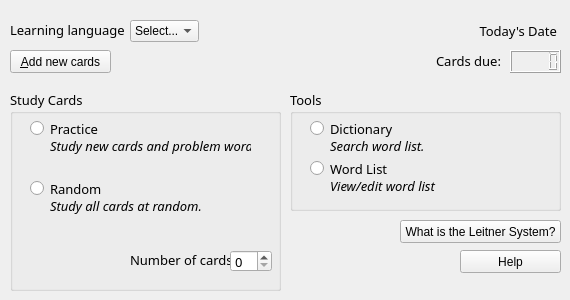
    <widget class="QWidget" name="page">
     <widget class="QComboBox" name="comboBox">
      <property name="geometry">
       <rect>
        <x>130</x>
        <y>20</y>
        <width>69</width>
        <height>22</height>
       </rect>
      </property>
      <item>
       <property name="text">
        <string>Select...</string>
       </property>
      </item>
      <item>
       <property name="text">
        <string>German</string>
       </property>
      </item>
      <item>
       <property name="text">
        <string>Spanish</string>
       </property>
      </item>
      <item>
       <property name="text">
        <string>French</string>
       </property>
      </item>
      <item>
       <property name="text">
        <string>Italian</string>
       </property>
      </item>
      <item>
       <property name="text">
        <string>Portuguese</string>
       </property>
      </item>
     </widget>
     <widget class="QLabel" name="label_2">
      <property name="geometry">
       <rect>
        <x>10</x>
        <y>20</y>
        <width>121</width>
        <height>20</height>
       </rect>
      </property>
      <property name="font">
       <font>
        <family>Andalus</family>
        <pointsize>10</pointsize>
       </font>
      </property>
      <property name="text">
       <string>Learning language</string>
      </property>
     </widget>
     <widget class="QLabel" name="todaysDateL">
      <property name="geometry">
       <rect>
        <x>436</x>
        <y>20</y>
        <width>121</width>
        <height>21</height>
       </rect>
      </property>
      <property name="font">
       <font>
        <family>Andalus</family>
        <pointsize>10</pointsize>
       </font>
      </property>
      <property name="text">
       <string>Today's Date</string>
      </property>
      <property name="alignment">
       <set>Qt::AlignRight|Qt::AlignTrailing|Qt::AlignVCenter</set>
      </property>
     </widget>
     <widget class="QPushButton" name="AddCardButton">
      <property name="geometry">
       <rect>
        <x>10</x>
        <y>50</y>
        <width>101</width>
        <height>23</height>
       </rect>
      </property>
      <property name="text">
       <string>&amp;Add new cards</string>
      </property>
     </widget>
     <widget class="QLabel" name="label_4">
      <property name="geometry">
       <rect>
        <x>390</x>
        <y>50</y>
        <width>111</width>
        <height>21</height>
       </rect>
      </property>
      <property name="font">
       <font>
        <family>Andalus</family>
        <pointsize>10</pointsize>
       </font>
      </property>
      <property name="text">
       <string>Cards due:</string>
      </property>
      <property name="alignment">
       <set>Qt::AlignRight|Qt::AlignTrailing|Qt::AlignVCenter</set>
      </property>
     </widget>
     <widget class="QLCDNumber" name="CardsDueLCD">
      <property name="geometry">
       <rect>
        <x>510</x>
        <y>50</y>
        <width>51</width>
        <height>23</height>
       </rect>
      </property>
     </widget>
     <widget class="QGroupBox" name="MainStudy">
      <property name="geometry">
       <rect>
        <x>10</x>
        <y>90</y>
        <width>271</width>
        <height>201</height>
       </rect>
      </property>
      <property name="font">
       <font>
        <family>Andalus</family>
        <pointsize>10</pointsize>
       </font>
      </property>
      <property name="title">
       <string>Study Cards</string>
      </property>
      <widget class="QRadioButton" name="radioButton">
       <property name="geometry">
        <rect>
         <x>20</x>
         <y>30</y>
         <width>141</width>
         <height>17</height>
        </rect>
       </property>
       <property name="text">
        <string>Practice</string>
       </property>
      </widget>
      <widget class="QRadioButton" name="radioButton_2">
       <property name="geometry">
        <rect>
         <x>20</x>
         <y>90</y>
         <width>82</width>
         <height>17</height>
        </rect>
       </property>
       <property name="text">
        <string>Random</string>
       </property>
      </widget>
      <widget class="QLabel" name="label_5">
       <property name="geometry">
        <rect>
         <x>40</x>
         <y>40</y>
         <width>201</width>
         <height>31</height>
        </rect>
       </property>
       <property name="font">
        <font>
         <family>Andalus</family>
         <pointsize>10</pointsize>
         <italic>true</italic>
        </font>
       </property>
       <property name="text">
        <string>Study new cards and problem words.</string>
       </property>
      </widget>
      <widget class="QLabel" name="label_6">
       <property name="geometry">
        <rect>
         <x>40</x>
         <y>100</y>
         <width>201</width>
         <height>31</height>
        </rect>
       </property>
       <property name="font">
        <font>
         <family>Andalus</family>
         <pointsize>10</pointsize>
         <italic>true</italic>
        </font>
       </property>
       <property name="text">
        <string>Study all cards at random.</string>
       </property>
      </widget>
      <widget class="QLabel" name="label_7">
       <property name="geometry">
        <rect>
         <x>120</x>
         <y>160</y>
         <width>121</width>
         <height>20</height>
        </rect>
       </property>
       <property name="font">
        <font>
         <family>Andalus</family>
         <pointsize>10</pointsize>
        </font>
       </property>
       <property name="text">
        <string>Number of cards:</string>
       </property>
      </widget>
      <widget class="QSpinBox" name="spinBox">
       <property name="geometry">
        <rect>
         <x>220</x>
         <y>160</y>
         <width>42</width>
         <height>22</height>
        </rect>
       </property>
      </widget>
     </widget>
     <widget class="QGroupBox" name="MainStudy_2">
      <property name="geometry">
       <rect>
        <x>290</x>
        <y>90</y>
        <width>271</width>
        <height>121</height>
       </rect>
      </property>
      <property name="font">
       <font>
        <family>Andalus</family>
        <pointsize>10</pointsize>
       </font>
      </property>
      <property name="title">
       <string>Tools</string>
      </property>
      <widget class="QRadioButton" name="radioButton_3">
       <property name="geometry">
        <rect>
         <x>20</x>
         <y>30</y>
         <width>141</width>
         <height>17</height>
        </rect>
       </property>
       <property name="text">
        <string>Dictionary</string>
       </property>
      </widget>
      <widget class="QRadioButton" name="radioButton_4">
       <property name="geometry">
        <rect>
         <x>20</x>
         <y>70</y>
         <width>131</width>
         <height>17</height>
        </rect>
       </property>
       <property name="text">
        <string>Word List</string>
       </property>
      </widget>
      <widget class="QLabel" name="label_8">
       <property name="geometry">
        <rect>
         <x>40</x>
         <y>40</y>
         <width>201</width>
         <height>31</height>
        </rect>
       </property>
       <property name="font">
        <font>
         <family>Andalus</family>
         <pointsize>10</pointsize>
         <italic>true</italic>
        </font>
       </property>
       <property name="text">
        <string>Search word list.</string>
       </property>
      </widget>
      <widget class="QLabel" name="label_9">
       <property name="geometry">
        <rect>
         <x>40</x>
         <y>80</y>
         <width>201</width>
         <height>31</height>
        </rect>
       </property>
       <property name="font">
        <font>
         <family>Andalus</family>
         <pointsize>10</pointsize>
         <italic>true</italic>
        </font>
       </property>
       <property name="text">
        <string>View/edit word list</string>
       </property>
      </widget>
     </widget>
     <widget class="QPushButton" name="MainNewCard_2">
      <property name="geometry">
       <rect>
        <x>460</x>
        <y>250</y>
        <width>101</width>
        <height>23</height>
       </rect>
      </property>
      <property name="text">
       <string>Help</string>
      </property>
     </widget>
     <widget class="QPushButton" name="MainNewCard_3">
      <property name="geometry">
       <rect>
        <x>400</x>
        <y>220</y>
        <width>161</width>
        <height>23</height>
       </rect>
      </property>
      <property name="font">
       <font>
        <underline>false</underline>
        <kerning>true</kerning>
       </font>
      </property>
      <property name="text">
       <string>What is the Leitner System?</string>
      </property>
     </widget>
    </widget>
